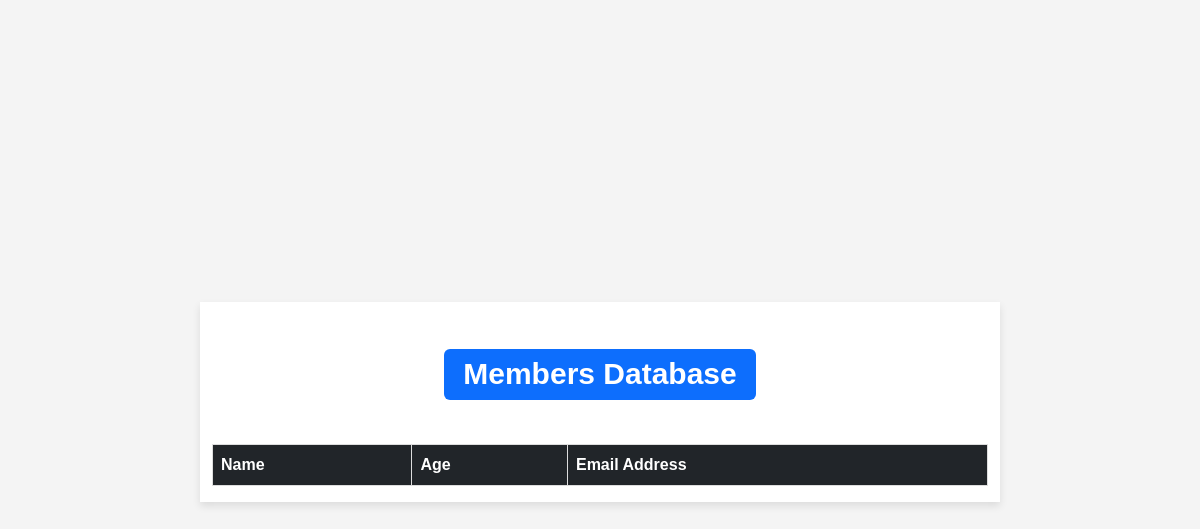
The page /playground/show_memberdb/ on the database as committed earlier.
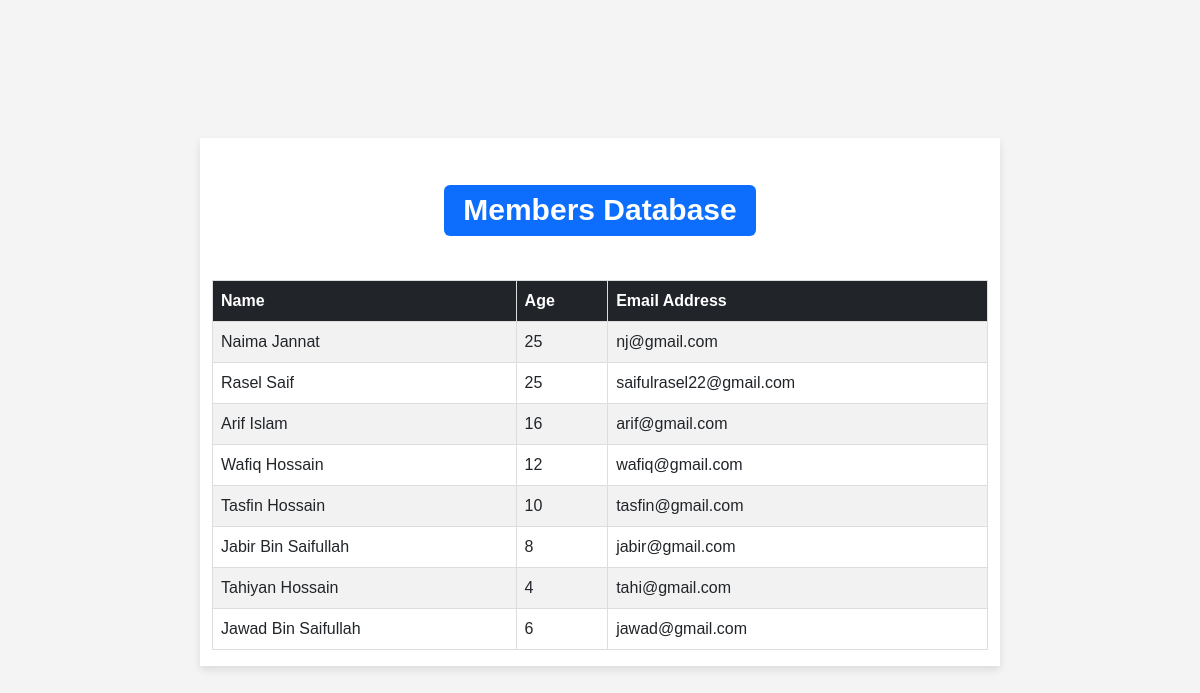
The same page on the database as committed later.
### playground/models.py (models this page shows, shortened)
class Member(models.Model):
    fname = models.CharField(max_length=100)
    lname = models.CharField(max_length=100)
    email = models.EmailField(max_length=100)
    password = models.CharField(max_length=50)
    age = models.IntegerField()

### playground/views.py (the view)
# urls.py: path('show_memberdb/', views.show_memberdb, name='show_memberdb'),
def show_memberdb(request):
    all_members = Member.objects.all # taking all member's objects in all_members var
    return render(request, 'playground/show_memberdb.html',
                  {
                      'all_items': all_members,
                  }
            ) # taking all in all_items. all_items is a var which will be used in show_result.html

### playground/templates/playground/show_memberdb.html (shortened to what this page needs)
<!DOCTYPE html>
<html lang="en">
<head>
    <link href="https://cdn.jsdelivr.net/npm/bootstrap@5.3.0-alpha1/dist/css/bootstrap.min.css" rel="stylesheet">
    {% load static %}
    <link rel="stylesheet" href="{% static 'playground/site.css' %}">
</head>
<body>
<div class="container mt-4">
    <h1 class="mb-4 "><span class="badge bg-primary">Members Database</span></h1>
    <table class="table table-striped table-hover">
        <thead class="table-dark">
            <tr>
                <th scope="col">Name</th>
                <th scope="col">Age</th>
                <th scope="col">Email Address</th>
            </tr>
        </thead>
        <tbody>
            {% for member in all_items %}
                <tr>
                    <td>{{ member.fname }} {{ member.lname }}</td>
                    <td>{{ member.age }}</td>
                    <td>{{ member.email }}</td>
                </tr>
            {% endfor %}
        </tbody>
    </table>
</div>
</body>
</html>

Rows that differ between the two databases and show on the page:
added Member: fname "Naima", lname "Jannat", age "25", email "nj@gmail.com"
added Member: fname "Rasel", lname "Saif", age "25", email "saifulrasel22@gmail.com"
added Member: fname "Arif", lname "Islam", age "16", email "arif@gmail.com"
added Member: fname "Wafiq", lname "Hossain", age "12", email "wafiq@gmail.com"
added Member: fname "Tasfin", lname "Hossain", age "10", email "tasfin@gmail.com"
added Member: fname "Jabir", lname "Bin Saifullah", age "8", email "jabir@gmail.com"
added Member: fname "Tahiyan", lname "Hossain", age "4", email "tahi@gmail.com"
added Member: fname "Jawad", lname "Bin Saifullah", age "6", email "jawad@gmail.com"
